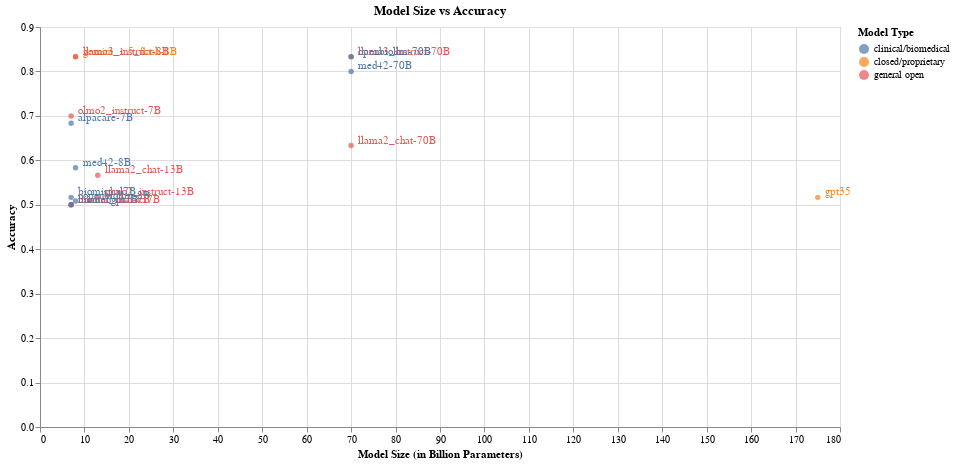

This figure's notebook cell:
### Code cell
# scatter plot of model size vs accuracy with model names as labels
scatter_plot = alt.Chart(detection_stats_df).mark_circle().encode(
    x=alt.X('model_size_in_b:Q', title='Model Size (in Billion Parameters)'),
    y=alt.Y('accuracy:Q', title='Accuracy'),
    color=alt.Color('model_type:N', title='Model Type')
).properties(
    title='Model Size vs Accuracy',
    width=800,  # Set the width to 800 pixels
    height=400  # Set the height to 400 pixels
)

text = scatter_plot.mark_text(
    align='left',
    baseline='middle',
    dx=7,  # Adjust the position of the text
    dy=-5,  # Adjust the vertical position of the text
).encode(
    text='model_name:N'
)

scatter_plot + text

### Figure 1 — Vega-Lite specification as saved in the notebook (floating-point values rounded to 4 significant figures)
{"config": {"view": {"continuousWidth": 300, "continuousHeight": 300}}, "layer": [{"mark": {"type": "circle"}, "encoding": {"color": {"field": "model_type", "title": "Model Type", "type": "nominal"}, "x": {"field": "model_size_in_b", "title": "Model Size (in Billion Parameters)", "type": "quantitative"}, "y": {"field": "accuracy", "title": "Accuracy", "type": "quantitative"}}, "title": "Model Size vs Accuracy"}, {"mark": {"type": "text", "align": "left", "baseline": "middle", "dx": 7, "dy": -5}, "encoding": {"color": {"field": "model_type", "title": "Model Type", "type": "nominal"}, "text": {"field": "model_name", "type": "nominal"}, "x": {"field": "model_size_in_b", "title": "Model Size (in Billion Parameters)", "type": "quantitative"}, "y": {"field": "accuracy", "title": "Accuracy", "type": "quantitative"}}, "title": "Model Size vs Accuracy"}], "data": {"name": "data-cbe287462145a6bfc7f6b563fa0e83e5"}, "height": 400, "width": 800, "$schema": "https://vega.github.io/schema/vega-lite/v5.8.0.json", "datasets": {"data-cbe287462145a6bfc7f6b563fa0e83e5": [{"accuracy": 0.7833, "precision": 0.7073, "recall": 0.9667, "f1": 0.8169, "model_name": "gpt4o", "model_type": "closed/proprietary", "model_size_in_b": null, "model_size_bucket": "Unknown"}, {"accuracy": 0.85, "precision": 0.7838, "recall": 0.9667, "f1": 0.8657, "model_name": "gpt4o-mini", "model_type": "closed/proprietary", "model_size_in_b": null, "model_size_bucket": "Unknown"}, {"accuracy": 0.5167, "precision": 1.0, "recall": 0.03333, "f1": 0.06452, "model_name": "gpt35", "model_type": "closed/proprietary", "model_size_in_b": 175.0, "model_size_bucket": "100B+"}, {"accuracy": 0.7333, "precision": 0.6522, "recall": 1.0, "f1": 0.7895, "model_name": "gemini_1.5_flash", "model_type": "closed/proprietary", "model_size_in_b": null, "model_size_bucket": "Unknown"}, {"accuracy": 0.8333, "precision": 0.7941, "recall": 0.9, "f1": 0.8438, "model_name": "gemini_1.5_flash-8B", "model_type": "closed/proprietary", "model_size_in_b": 8.0, "model_size_bucket": "0-10B"}, {"accuracy": 0.9667, "precision": 1.0, "recall": 0.9333, "f1": 0.9655, "model_name": "claude_3.5-sonnet", "model_type": "closed/proprietary", "model_size_in_b": null, "model_size_bucket": "Unknown"}, {"accuracy": 0.5667, "precision": 0.5357, "recall": 1.0, "f1": 0.6977, "model_name": "claude_3.5-haiku", "model_type": "closed/proprietary", "model_size_in_b": null, "model_size_bucket": "Unknown"}, {"accuracy": 0.5167, "precision": 1.0, "recall": 0.03333, "f1": 0.06452, "model_name": "biomistral7B", "model_type": "clinical/biomedical", "model_size_in_b": 7.0, "model_size_bucket": "0-10B"}, {"accuracy": 0.5667, "precision": 0.537, "recall": 0.9667, "f1": 0.6905, "model_name": "llama2_chat-13B", "model_type": "general open", "model_size_in_b": 13.0, "model_size_bucket": "11-20B"}, {"accuracy": 0.6333, "precision": 0.58, "recall": 0.9667, "f1": 0.725, "model_name": "llama2_chat-70B", "model_type": "general open", "model_size_in_b": 70.0, "model_size_bucket": "21-100B"}, {"accuracy": 0.8333, "precision": 1.0, "recall": 0.6667, "f1": 0.8, "model_name": "llama3_instruct-8B", "model_type": "general open", "model_size_in_b": 8.0, "model_size_bucket": "0-10B"}, {"accuracy": 0.8333, "precision": 1.0, "recall": 0.6667, "f1": 0.8, "model_name": "llama3_instruct-70B", "model_type": "general open", "model_size_in_b": 70.0, "model_size_bucket": "21-100B"}, {"accuracy": 0.5833, "precision": 1.0, "recall": 0.1667, "f1": 0.2857, "model_name": "med42-8B", "model_type": "clinical/biomedical", "model_size_in_b": 8.0, "model_size_bucket": "0-10B"}, {"accuracy": 0.8, "precision": 0.9091, "recall": 0.6667, "f1": 0.7692, "model_name": "med42-70B", "model_type": "clinical/biomedical", "model_size_in_b": 70.0, "model_size_bucket": "21-100B"}, {"accuracy": 0.7, "precision": 1.0, "recall": 0.4, "f1": 0.5714, "model_name": "olmo2_instruct-7B", "model_type": "general open", "model_size_in_b": 7.0, "model_size_bucket": "0-10B"}, {"accuracy": 0.5167, "precision": 1.0, "recall": 0.03333, "f1": 0.06452, "model_name": "olmo2_instruct-13B", "model_type": "general open", "model_size_in_b": 13.0, "model_size_bucket": "11-20B"}, {"accuracy": 0.5, "precision": 0.0, "recall": 0.0, "f1": 0.0, "model_name": "mistral_instruct7B", "model_type": "general open", "model_size_in_b": 7.0, "model_size_bucket": "0-10B"}, {"accuracy": 0.5085, "precision": 0.5, "recall": 1.0, "f1": 0.6667, "model_name": "openbiollm-8B", "model_type": "clinical/biomedical", "model_size_in_b": 8.0, "model_size_bucket": "0-10B"}, {"accuracy": 0.8333, "precision": 0.8571, "recall": 0.8, "f1": 0.8276, "model_name": "openbiollm-70B", "model_type": "clinical/biomedical", "model_size_in_b": 70.0, "model_size_bucket": "21-100B"}, {"accuracy": 0.6833, "precision": 0.9231, "recall": 0.4, "f1": 0.5581, "model_name": "alpacare-7B", "model_type": "clinical/biomedical", "model_size_in_b": 7.0, "model_size_bucket": "0-10B"}, {"accuracy": 0.5, "precision": 0.5, "recall": 1.0, "f1": 0.6667, "model_name": "llama2_chat-7B", "model_type": "general open", "model_size_in_b": 7.0, "model_size_bucket": "0-10B"}, {"accuracy": 0.5, "precision": 0.5, "recall": 0.9667, "f1": 0.6591, "model_name": "biomedgpt7B", "model_type": "clinical/biomedical", "model_size_in_b": 7.0, "model_size_bucket": "0-10B"}]}}
